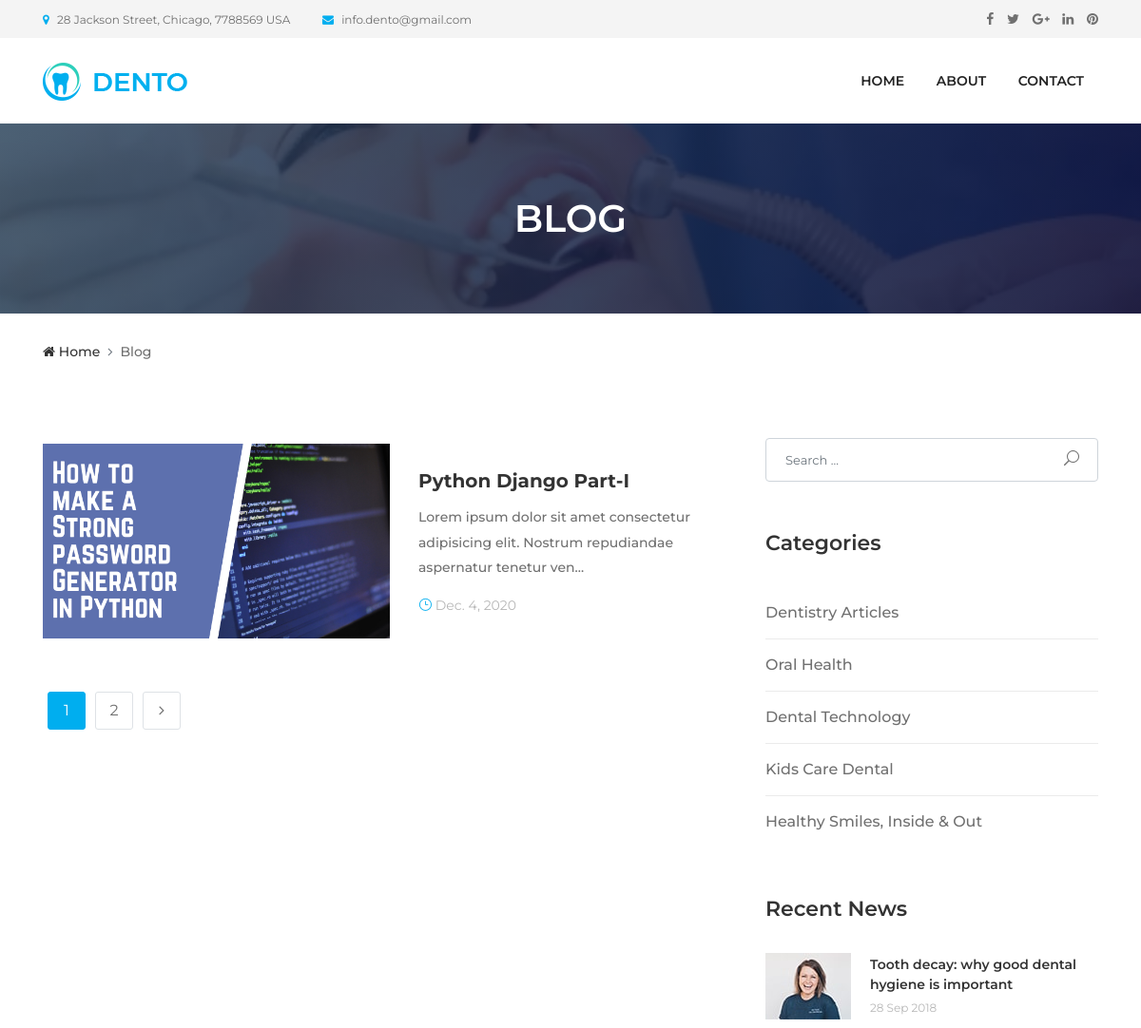
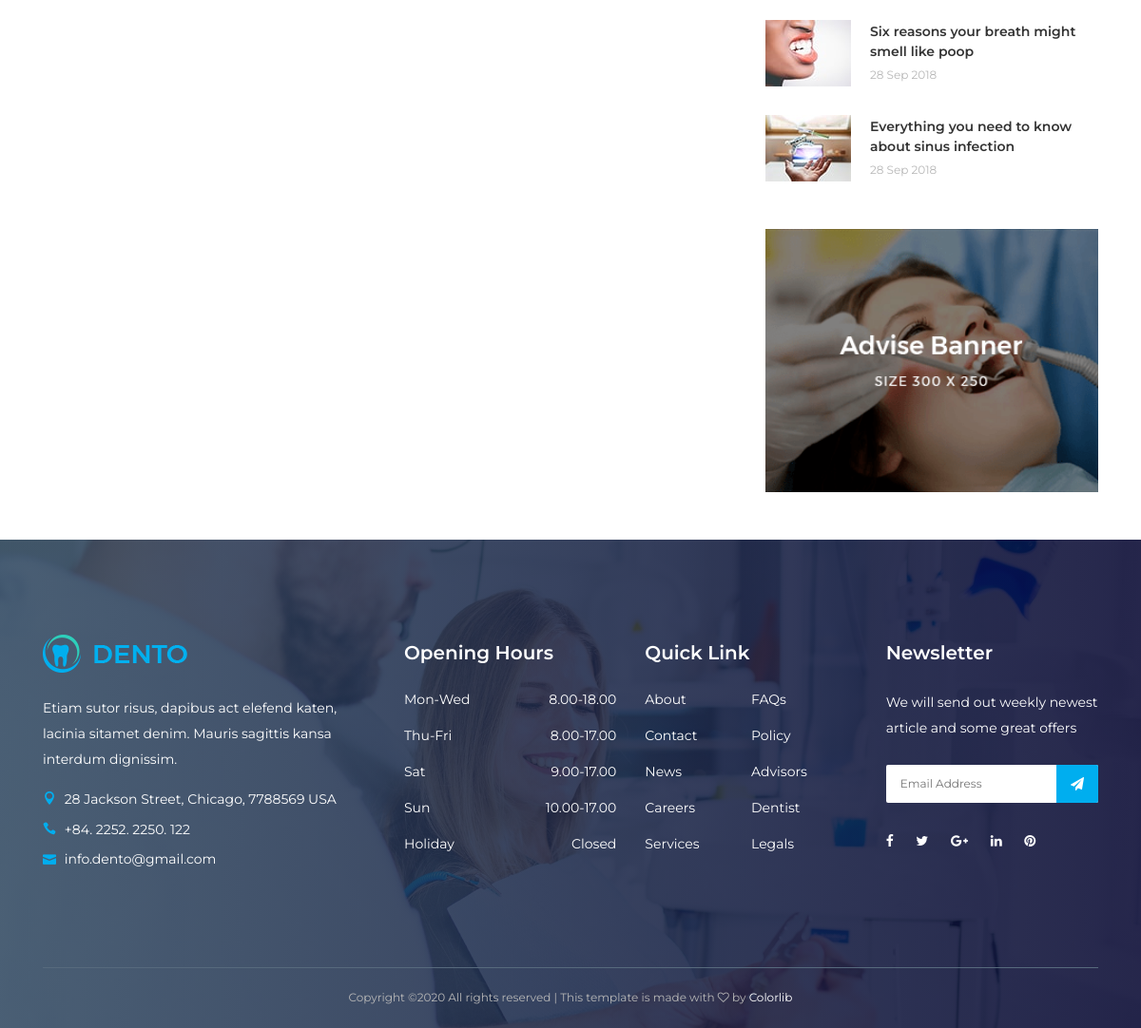
The page / on the database its author committed (2 pictures, top to bottom).
### home/models.py (models this page shows, shortened)
class Post(models.Model):
    title = models.CharField(max_length=500)
    image = models.ImageField(blank=True, upload_to='post_images')
    slug = models.CharField(max_length=900)
    body = models.TextField()
    dt = models.DateField(blank=True, null=True, auto_now=True)

### home/views.py (the view)
# urls.py: 2. Add a URL to urlpatterns:  path('', views.home, name='home')
def home(request):
    posts = Post.objects.all()
    context = {
        'posts': posts
    }
    return render(request, 'blog.html', context)

### templates/blog.html (shortened to what this page needs)
{% extends 'base.html' %}
{% block body %}
  <div class="breadcumb-area bg-img bg-gradient-overlay" style="background-image: url(/static/img/bg-img/12.jpg);">
    <div class="container h-100">
      <div class="row h-100 align-items-center">
        <div class="col-12">
          <h2 class="title">Blog</h2>
        </div>
      </div>
    </div>
  </div>
  <div class="breadcumb--con">
    <div class="container">
      <div class="row">
        <div class="col-12">
          <nav aria-label="breadcrumb">
            <ol class="breadcrumb">
              <li class="breadcrumb-item"><a href="#"><i class="fa fa-home"></i> Home</a></li>
              <li class="breadcrumb-item active" aria-current="page">Blog</li>
            </ol>
          </nav>
        </div>
      </div>
    </div>
  </div>
  <section class="dento-blog-area mt-50">
    <div class="container">
      <div class="row">
        <div class="col-12 col-lg-8">
        {% for post in posts %}
          <div class="single-blog-item style-2 d-flex flex-wrap align-items-center mb-50">
            <div class="blog-thumbnail">
              <a href="{{post.slug}}">
                <img src="{{post.image.url}}" alt="">
              </a>
            </div>
            <div class="blog-content">
              <a href="{{post.slug}}" class="post-title">{{post.title}}</a>
              <p>{{post.body | truncatechars:100}}</p>
              <div class="post-meta">
                <a href="{{post.slug}}"><i class="icon_clock_alt"></i> {{post.dt}}</a>
              </div>
            </div>
          </div>
        {% endfor %}
          <nav class="dento-pagination mb-100">
            <ul class="pagination">
              <li class="page-item active"><a class="page-link" href="#">1</a></li>
              <li class="page-item"><a class="page-link" href="#">2</a></li>
              <li class="page-item"><a class="page-link" href="#"><i class="fa fa-angle-right"></i></a></li>
            </ul>
          </nav>
        </div>
        <div class="col-12 col-lg-4">
          <div class="dento-sidebar">
            <div class="single-widget-area search-widget">
              <form action="#" method="post">
                <input type="search" name="search" class="form-control" placeholder="Search ...">
                <button type="submit"><i class="icon_search"></i></button>
              </form>
            </div>
            <div class="single-widget-area catagories-widget">
              <h5 class="widget-title">Categories</h5>
              <ul class="catagories-list">
                <li><a href="#">Dentistry Articles</a></li>
                <li><a href="#">Oral Health</a></li>
                <li><a href="#">Dental Technology</a></li>
                <li><a href="#">Kids Care Dental</a></li>
                <li><a href="#">Healthy Smiles, Inside &amp; Out</a></li>
              </ul>
            </div>
            <div class="single-widget-area news-widget">
              <h5 class="widget-title">Recent News</h5>
              <div class="single-news-area d-flex align-items-center">
                <div class="blog-thumbnail">
                  <img src="/static/./img/bg-img/21.jpg" alt="">
                </div>
                <div class="blog-content">
                  <a href="#" class="post-title">Tooth decay: why good dental hygiene is important</a>
                  <span class="post-date">28 Sep 2018</span>
                </div>
              </div>
              <div class="single-news-area d-flex align-items-center">
                <div class="blog-thumbnail">
                  <img src="/static/./img/bg-img/22.jpg" alt="">
                </div>
                <div class="blog-content">
                  <a href="#" class="post-title">Six reasons your breath might smell like poop</a>
                  <span class="post-date">28 Sep 2018</span>
                </div>
              </div>
              <div class="single-news-area d-flex align-items-center">
                <div class="blog-thumbnail">
                  <img src="/static/./img/bg-img/23.jpg" alt="">
                </div>
                <div class="blog-content">
                  <a href="#" class="post-title">Everything you need to know about sinus infection</a>
                  <span class="post-date">28 Sep 2018</span>
                </div>
              </div>
            </div>
            <div class="single-widget-area adds-widget">
              <a href="#"><img class="w-100" src="/static/./img/bg-img/adds.png" alt=""></a>
            </div>
          </div>
        </div>
      </div>
    </div>
  </section>
{% endblock body %}

### static/style.css (style rules this page uses)
* { margin: 0; padding: 0; }
body { font-family: "Montserrat", sans-serif; font-weight: 400; font-size: 14px; }
h1, h2, h3, h4, h5, h6 { font-family: "Montserrat", sans-serif; color: #333333; line-height: 1.4; font-weight: 600; }
a, a:active, a:focus, a:hover { color: #333333; text-decoration: none; -webkit-transition-duration: 500ms; -o-transition-duration: 500ms; transition-duration: 500ms; outline: none; }
li { list-style: none; }
p { line-height: 1.9; color: #707070; font-size: 14px; font-weight: 400; }
img { max-width: 100%; height: auto; }
ul { margin: 0; padding: 0; }
ul li { margin: 0; padding: 0; }
.bg-gradient-overlay { position: relative; z-index: 1; }
.bg-gradient-overlay::after { position: absolute; content: ""; height: 100%; width: 100%; top: 0; left: 0; z-index: -1; background: #2c455d; background: -webkit-linear-gradient(to right, #2c455d, #00012c); background: linear-gradient(to right, #2c455d, #00012c); opacity: 0.85; }
.bg-img { background-position: center center; background-size: cover; background-repeat: no-repeat; }
.mt-50 { margin-top: 50px; }
.mb-50 { margin-bottom: 50px; }
.mb-100 { margin-bottom: 100px; }
.breadcumb-area { position: relative; z-index: 1; height: 200px; }
.breadcumb-area .title { font-size: 40px; margin-bottom: 0; color: #ffffff; text-transform: uppercase; text-align: center; }
.breadcumb--con .breadcrumb { padding: 30px 0; margin-bottom: 0; list-style: none; background-color: transparent; border-radius: 0; }
.breadcumb--con .breadcrumb .breadcrumb-item, .breadcumb--con .breadcrumb .breadcrumb-item > a, .breadcumb--con .breadcrumb .breadcrumb-item.active { font-size: 14px; text-transform: capitalize; color: #333333; font-weight: 500; }
.breadcumb--con .breadcrumb .breadcrumb-item.active { color: #707070; }
.breadcumb--con .breadcrumb .breadcrumb-item + .breadcrumb-item::before { content: "\f105"; font-family: 'FontAwesome'; }
.single-blog-item { position: relative; z-index: 1; box-shadow: 0 0 30px 0 rgba(0, 0, 0, 0.1); }
.single-blog-item .blog-content { background-color: #ffffff; padding: 30px; }
.single-blog-item .blog-content .post-title { font-size: 20px; font-weight: 700; display: block; margin-bottom: 10px; }
.single-blog-item .blog-content p { font-weight: 500; }
.single-blog-item .blog-content .post-meta a { display: inline-block; color: #b7b7b7; margin-right: 15px; }
.single-blog-item .blog-content .post-meta a i { color: #00aeef; }
.single-blog-item .blog-content .post-meta a:last-child { margin-right: 0; }
.single-blog-item.style-2 { box-shadow: none; }
.single-blog-item.style-2 .blog-content, .single-blog-item.style-2 .blog-thumbnail { -webkit-box-flex: 0; -ms-flex: 0 0 50%; flex: 0 0 50%; max-width: 50%; width: 50%; }
.dento-pagination { position: relative; z-index: 1; }
.dento-pagination .pagination .page-item .page-link { width: 40px; height: 40px; border-radius: 3px; padding: 0; line-height: 38px; margin: 0 5px; text-align: center; background-color: transparent; color: #707070; font-size: 16px; }
.dento-pagination .pagination .page-item.active .page-link { background-color: #00aeef; border-color: #00aeef; color: #ffffff; }
.single-widget-area { position: relative; z-index: 1; margin-bottom: 50px; }
.single-widget-area .widget-title { margin-bottom: 30px; font-size: 22px; }
.search-widget form { width: 100%; position: relative; z-index: 1; }
.search-widget form .form-control { width: 100%; height: 46px; font-size: 13px; padding: 0 20px; }
.search-widget form button { position: absolute; width: auto; height: 46px; top: 0; border: none; background-color: transparent; right: 20px; line-height: 46px; cursor: pointer; font-size: 16px; color: #707070; }
.catagories-list { position: relative; z-index: 1; }
.catagories-list li a { display: block; padding: 15px 0; font-size: 16px; color: #707070; font-weight: 500; border-bottom: 1px solid #ebebeb; }
.catagories-list li:last-child a { border-bottom: none; }
.single-news-area { position: relative; z-index: 1; margin-bottom: 30px; }
.single-news-area:last-child { margin-bottom: 0; }
.single-news-area .blog-thumbnail { -webkit-box-flex: 0; -ms-flex: 0 0 90px; flex: 0 0 90px; max-width: 90px; width: 90px; }
.single-news-area .blog-content { margin-left: 20px; }
.single-news-area .blog-content .post-title { font-size: 14px; color: #333333; display: block; margin-bottom: 5px; font-weight: 600; }
.single-news-area .blog-content .post-date { color: #b7b7b7; display: block; margin-bottom: 0; font-size: 12px; }

### rows shown on the page
Post: image (picture), title "Python Django Part-I", body "Lorem ipsum dolor sit amet consectetur adipisicing elit. Nostrum repudiandae aspernatur tenetur ven…", dt "Dec. 4, 2020"
